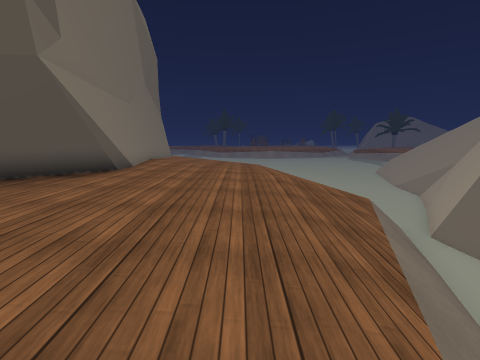
View 1 (above)

23 first-person views from a walk through a Unity game level. The camera is 1.4 m above the floor, tilts 8° down and sees 85° across. The floor is counted in squares, 1 m on a side. Each view is taken from the middle of a square. On the plan, view 1 faces up. The plan holds only what a view shows up to about 13 squares ahead; the rest is blank. The place goes on beyond the plan. Some surface patterns are stand-ins.

View 2
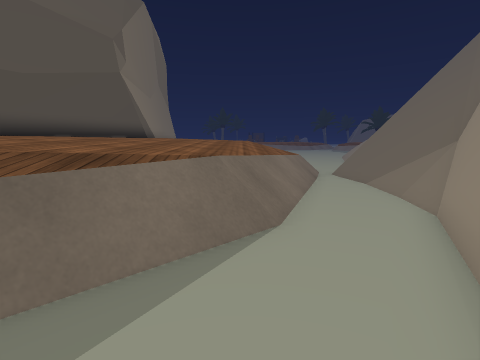

View 3
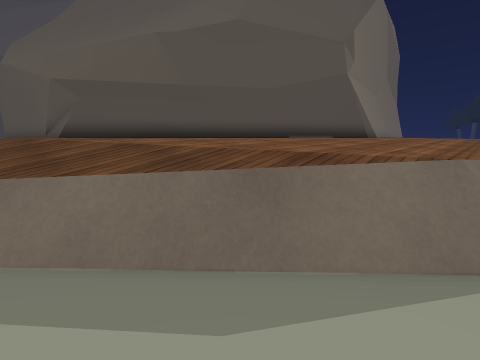

View 4
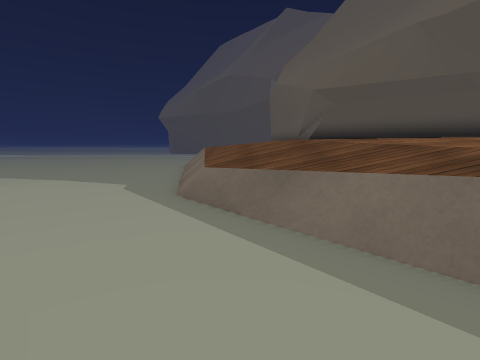

View 5
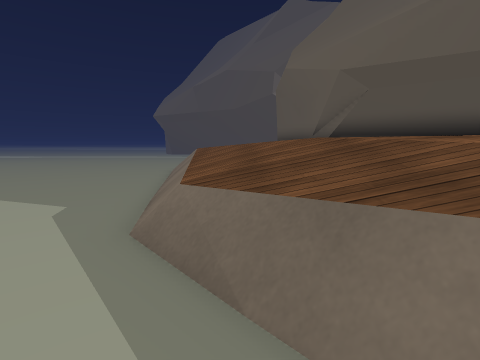

View 6
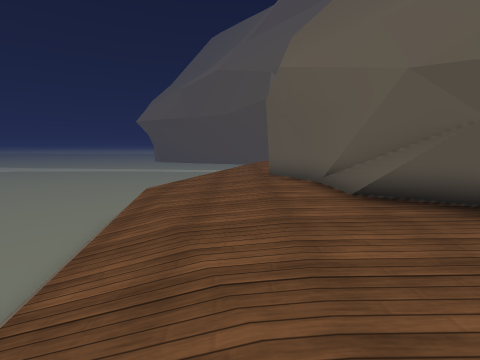

View 7
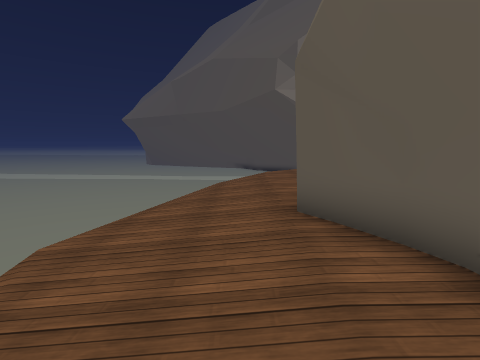

View 8
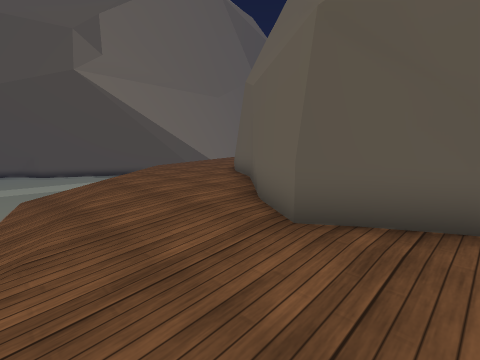

View 9
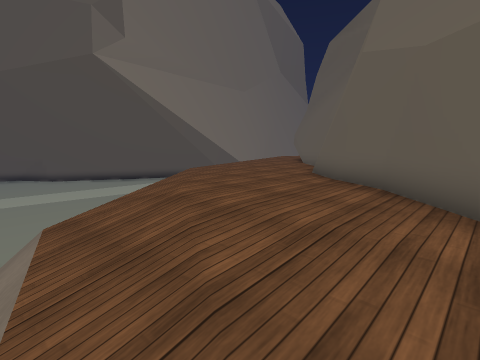

View 10
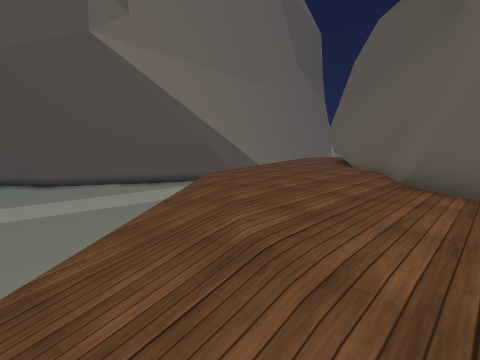

View 11
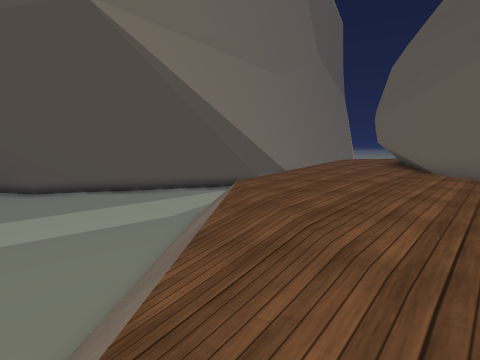

View 12
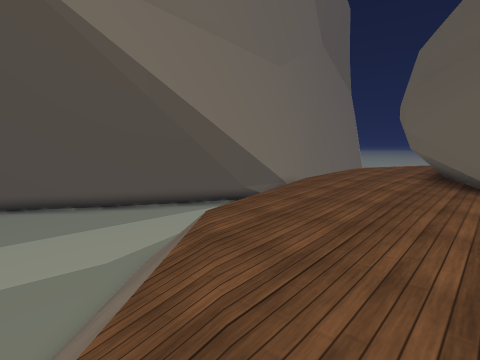

View 13
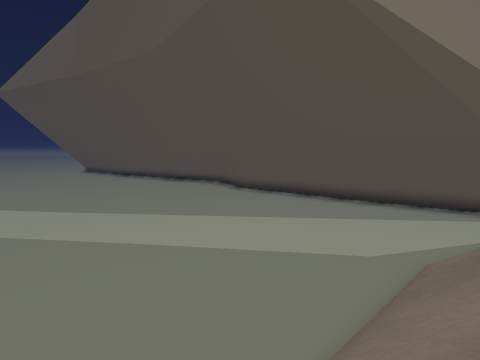

View 14
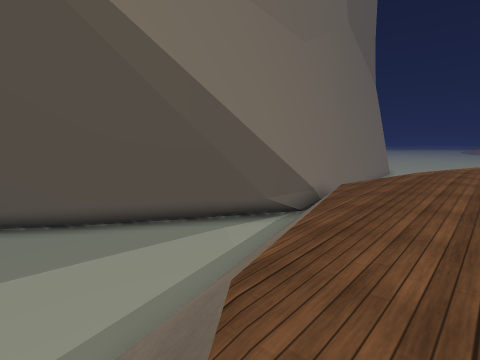

View 15
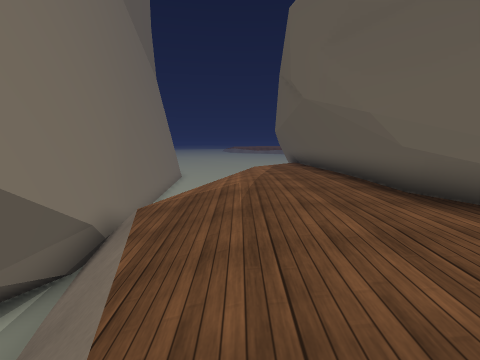

View 16
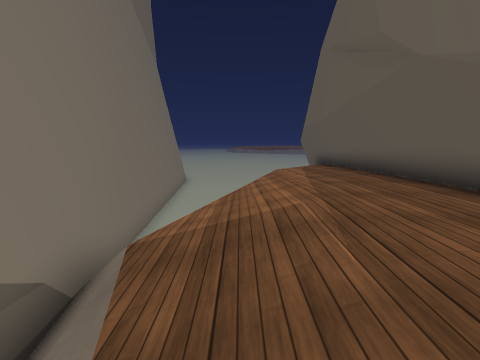

View 17
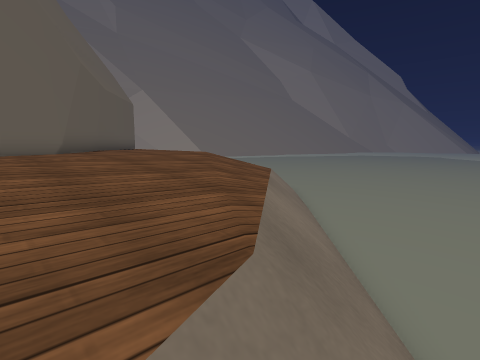

View 18
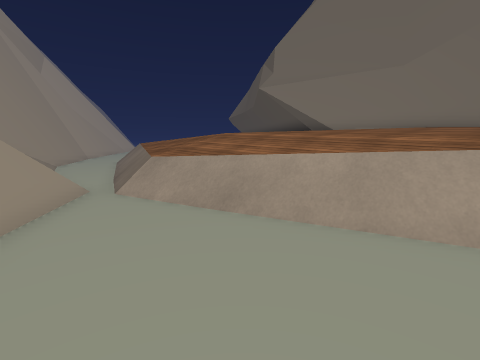

View 19
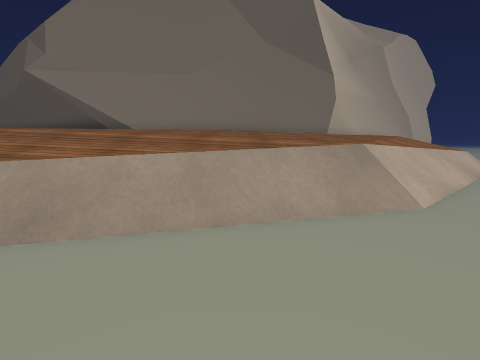

View 20
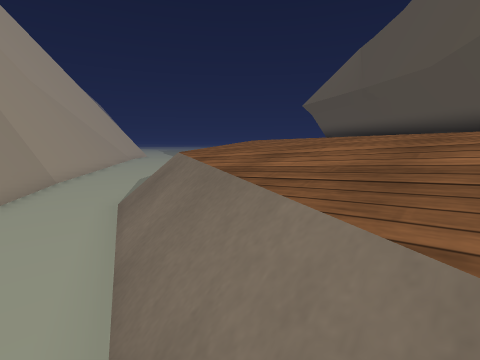

View 21
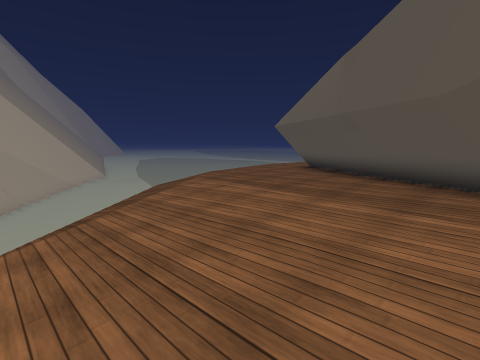

View 22
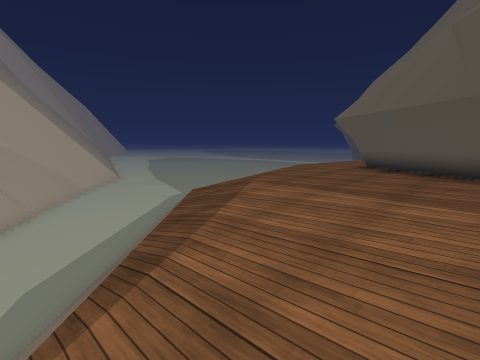

View 23
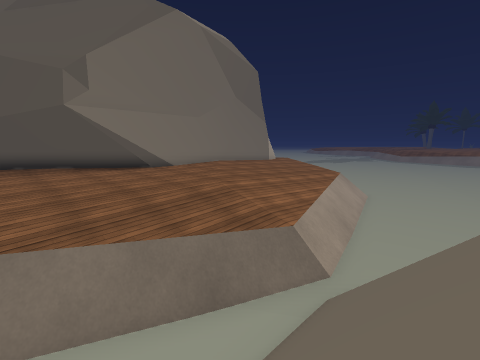

### Floor plan
Key: @ floor where view 1 was taken; # wall or solid block; . main floor; : floor 0.25 m higher than the main floor; - floor 0.25 m lower than the main floor; _ floor 1.25 m lower than the main floor; < floor 1.5 m lower than the main floor; ( floor 1.75 m lower than the main floor; ! floor 2 m lower than the main floor; / step, stairs or slope; = window, fence, low wall or low ledge.
Columns run from 43 left of view 1 to 8 right of it. Each row starts with its distance up from view 1.
 17       #=<  /- #                      ##:...--//(((((
 16       ##<  /-##                       #:...--//(((((
 15       ##( //.##                       #::...-//(((((
 14       ##( //.##                       #::....///((((
 13        # ///.##                       #:::...///((((
 12        # ///.##                       #:::...///((((
 11        #///..##                       #::::..///(((=
 10        #///..##                       ##:::..////((#
  9        #///..##                       ##:::..////(=#
  8        #///...#                       ##::.../////=/
  7        #///...##                     ###::...///////
  6       ##///....##                   ###::....///(///
  5      ###(//-....##                  ##::.....///(///
  4      ##((//-.....###               ## ::....-//((///
  3     ###((//--.....##              ###::.....///<<///
  2    ###((((//-......#              ##::.....-///<<//#
  1   ###(((((//--.....##            ###::.....-//<<</##
  0  ###((((((///-......##           ##::.....-@//<<<##
 -1  ##((((((((///-......##          ##::....--///<<##
 -2 ###(((((((((///.......###       ##.......-///<<<#
 -3   !((((((((((////.......##   #####......////<<<##
 -4   !!(((((((((/////.......########...../////<<<=#
 -5   !!((((((((((/////................../////<<<<##
 -6   !!!((((((((((//////..............//////<<<<##
 -7   !!!!((((((((((///////-.........///////<<<<<##
 -8   !!!!(((((((((((////////------////////<<<<<##
 -9   !!!!!(((((((((((       //-/////////<<<<<<##
-10   !!!!!((((((((((  <<       ///<<<<<<<<<<<=#
-11   !!!!!!( ((((((   <<<<<<<<<<<<<<<<<<<<<<<##
-12   !!!!!!   ((((    <<<<<<<<<<<<<<________=#
-13   !!!!!    (((     <<<<<<<<<<<<<<_______=##

Where each view was taken, in squares from view 1:
view 1: 0 up, 0 right, facing up
view 2: 6 down, 1 right, facing up
view 3: 6 down, 1 right, facing up-left
view 4: 7 down, 1 right, facing left
view 5: 7 down, 2 left, facing left
view 6: 6 down, 7 left, facing left
view 7: 6 down, 12 left, facing left
view 8: 8 down, 15 left, facing up-left
view 9: 8 down, 19 left, facing up-left
view 10: 7 down, 22 left, facing up-left
view 11: 6 down, 25 left, facing up-left
view 12: 3 down, 27 left, facing up-left
view 13: 4 down, 28 left, facing left
view 14: 1 down, 30 left, facing up-left
view 15: 3 up, 32 left, facing up
view 16: 6 up, 33 left, facing up
view 17: 2 up, 33 left, facing down-right
view 18: 16 up, 8 right, facing down-left
view 19: 15 up, 8 right, facing left
view 20: 5 up, 4 right, facing down-left
view 21: 4 up, 0 right, facing down-left
view 22: 1 up, 0 right, facing down-left
view 23: 3 up, 8 right, facing up-left
